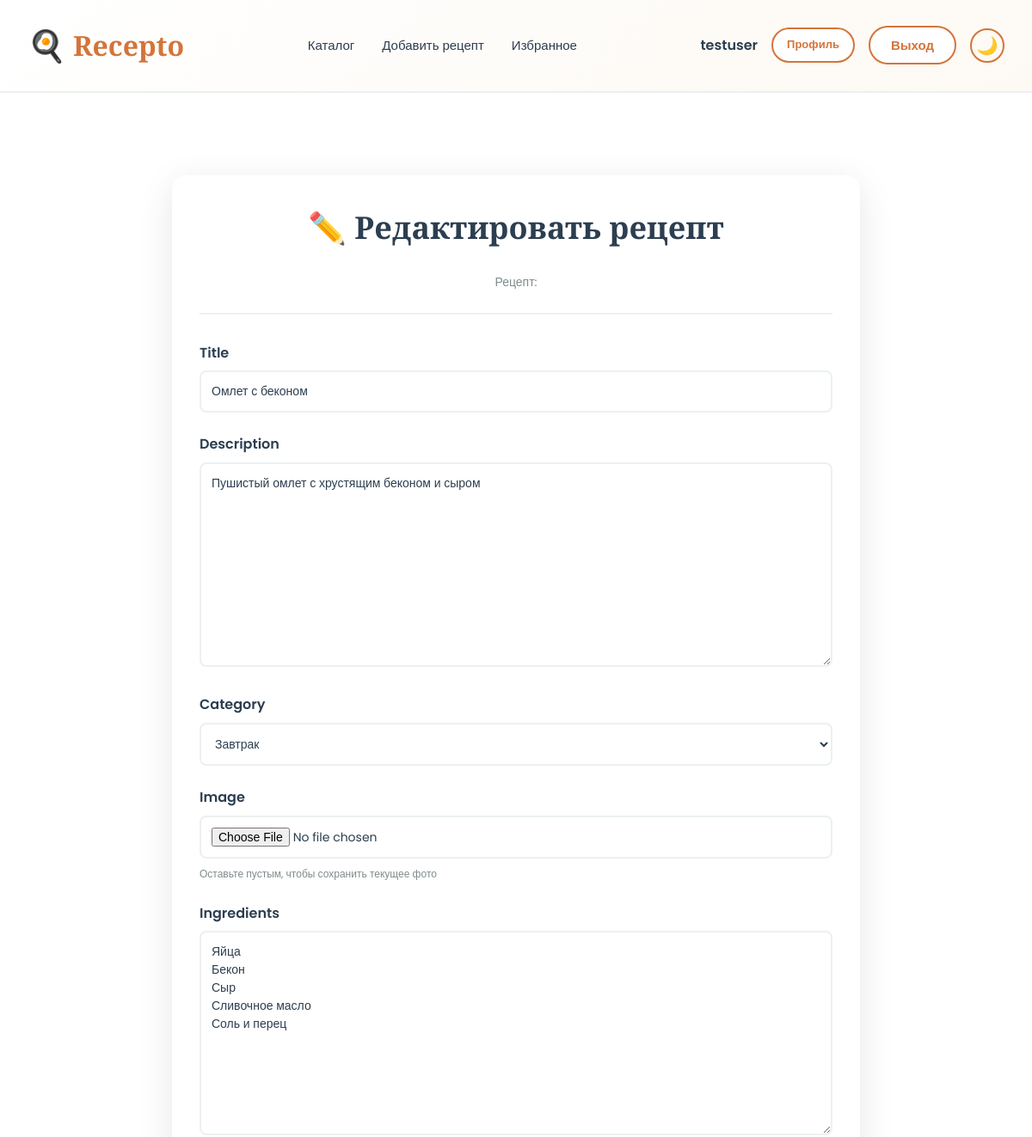
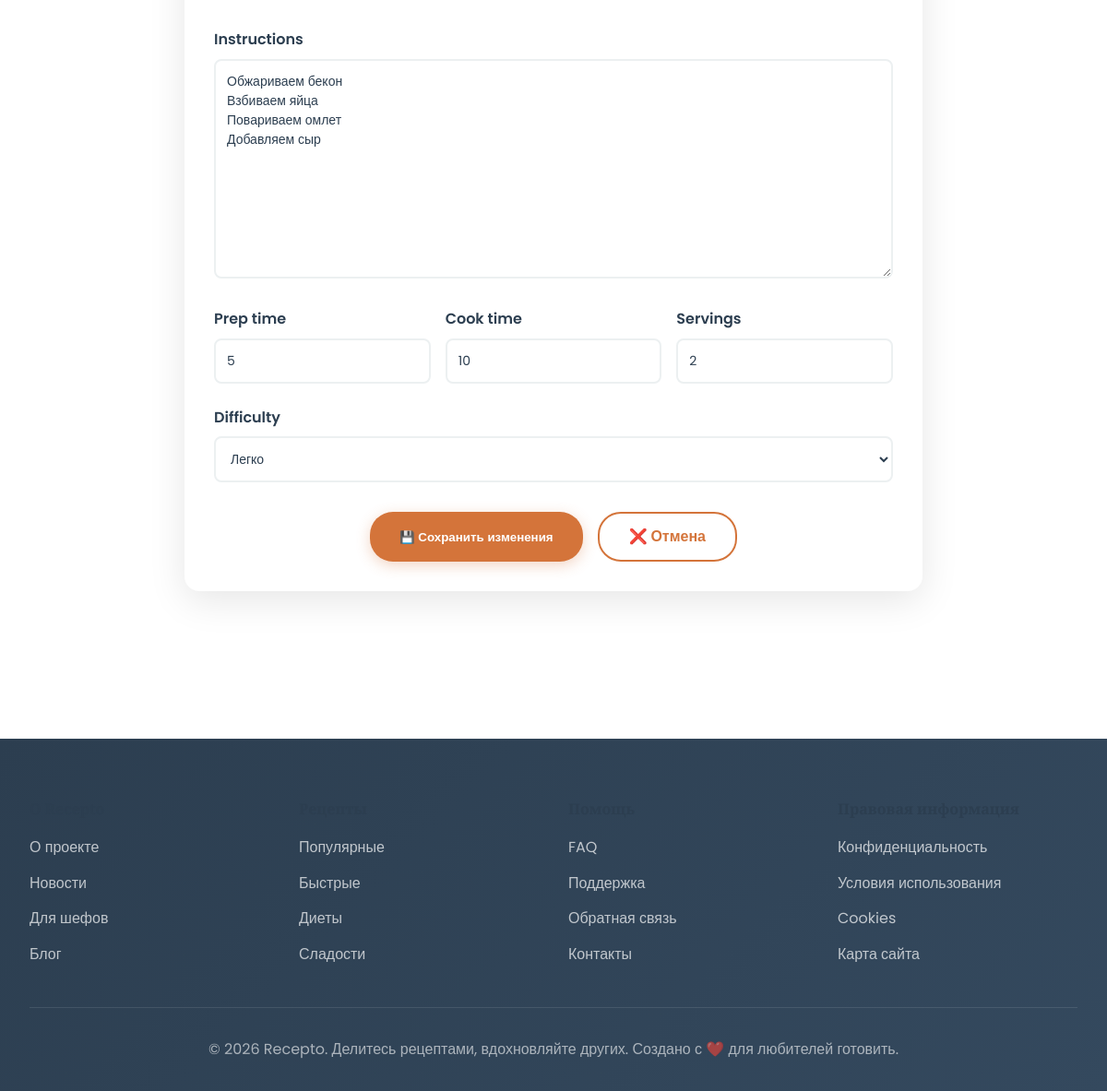
Page /recipe/3/edit/ (signed in) on the committed database (2 pictures, top to bottom).
### main/models.py (models this page shows, shortened)
class Recipe(models.Model):
    DIFFICULTY = [
        ('easy', 'Легко'),
        ('medium', 'Средне'),
        ('hard', 'Сложно'),
    ]
    CATEGORY = [
        ('breakfast', 'Завтрак'),
        ('lunch', 'Обед'),
        ('dinner', 'Ужин'),
        ('dessert', 'Десерт'),
        ('drink', 'Напиток'),
    ]
    title = models.CharField(max_length=200)
    author = models.ForeignKey(
        User,
        on_delete=models.CASCADE
    )
    description = models.TextField()
    category = models.CharField(
        max_length=20,
        choices=CATEGORY
    )
    image = models.ImageField(
        upload_to='recipes/',
        blank=True,
        null=True
    )
    ingredients = models.TextField()
    instructions = models.TextField()
    prep_time = models.IntegerField(default=0)
    cook_time = models.IntegerField(default=0)
    servings = models.IntegerField(default=1)
    difficulty = models.CharField(
        max_length=10,
        choices=DIFFICULTY,
        default='medium'
    )
    likes = models.IntegerField(default=0)
    views = models.IntegerField(default=0)
    created_at = models.DateTimeField(
        auto_now_add=True
    )

### main/views.py (the view)
# urls.py: path('recipe/<int:recipe_id>/edit/', views.edit_recipe, name='edit_recipe'),
@login_required
def edit_recipe(request, recipe_id):
    recipe = get_object_or_404(
        Recipe,
        id=recipe_id
    )
    if request.method == 'POST':
        form = RecipeForm(
            request.POST,
            request.FILES,
            instance=recipe
        )
        if form.is_valid():
            form.save()
            return redirect(
                'recipe_detail',
                recipe_id
            )
    else:
        form = RecipeForm(
            instance=recipe
        )
    return render(request, 'main/edit_recipe.html', {
        'form': form
    })

### main/forms.py
class RecipeForm(forms.ModelForm):
    class Meta:
        model = Recipe
        fields = [
            'title',
            'description',
            'category',
            'image',
            'ingredients',
            'instructions',
            'prep_time',
            'cook_time',
            'servings',
            'difficulty'
        ]

### main/templates/main/edit_recipe.html (shortened to what this page needs)
{% extends 'main/base.html' %}
{% block content %}
<section class="section">
  <div class="container">
    <div class="recipe-form-container">
      <div class="form-header">
        <h2>✏️ Редактировать рецепт</h2>
        <p>Рецепт: <strong>{{ recipe.title }}</strong></p>
      </div>
      <form method="POST" enctype="multipart/form-data">
        <div class="form-group">
          <label for="id_title">{{ form.title.label }}</label>
          {{ form.title }}
        </div>
        <div class="form-group">
          <label for="id_description">{{ form.description.label }}</label>
          {{ form.description }}
        </div>
        <div class="form-group">
          <label for="id_category">{{ form.category.label }}</label>
          {{ form.category }}
        </div>
        <div class="form-group">
          <label for="id_image">{{ form.image.label }}</label>
          {{ form.image }}
          <p style="color: var(--text-light); font-size: 12px; margin-top: 0.5rem;">Оставьте пустым, чтобы сохранить текущее фото</p>
        </div>
        <div class="form-group">
          <label for="id_ingredients">{{ form.ingredients.label }}</label>
          {{ form.ingredients }}
        </div>
        <div class="form-group">
          <label for="id_instructions">{{ form.instructions.label }}</label>
          {{ form.instructions }}
        </div>
        <div style="display: grid; grid-template-columns: repeat(3, 1fr); gap: 1rem;">
          <div class="form-group">
            <label for="id_prep_time">{{ form.prep_time.label }}</label>
            {{ form.prep_time }}
          </div>
          <div class="form-group">
            <label for="id_cook_time">{{ form.cook_time.label }}</label>
            {{ form.cook_time }}
          </div>
          <div class="form-group">
            <label for="id_servings">{{ form.servings.label }}</label>
            {{ form.servings }}
          </div>
        </div>
        <div class="form-group">
          <label for="id_difficulty">{{ form.difficulty.label }}</label>
          {{ form.difficulty }}
        </div>
        <div class="form-buttons">
          <button type="submit" class="btn-submit">💾 Сохранить изменения</button>
          <a href="{% url 'recipe_detail' recipe.id %}" class="btn-cancel" style="text-align: center; padding: 12px 32px; display: inline-block;">❌ Отмена</a>
        </div>
      </form>
    </div>
  </div>
</section>
{% endblock %}

### main/templates/main/base.html (shortened to what this page needs)
<!DOCTYPE html>
<html lang="ru">
<head>
</head>
<body>
    <nav>
        <div class="container">
            <a href="/" class="logo">Recepto</a>
            <ul>
                <li><a href="{% url 'home' %}">Каталог</a></li>
                <li><a href="{% url 'add_recipe' %}">Добавить рецепт</a></li>
                <li><a href="{% url 'favorites' %}">Избранное</a></li>
            </ul>
            <div style="display:flex;gap:1rem;align-items:center">
                {% if user.is_authenticated %}
                    <span style="font-weight:600;color:var(--text-dark)">{{ user.username }}</span>
                    <a href="{% url 'profile' %}" class="btn btn-secondary btn-sm">Профиль</a>
                    <form method="POST" action="{% url 'logout' %}" style="display:inline;margin:0;padding:0">
                        <button type="submit" class="btn btn-secondary btn-sm" style="cursor:pointer;font-weight:600;border:2px solid var(--primary);background:white;color:var(--primary);padding:0.75rem 1.5rem;border-radius:25px;font-size:15px;transition:all 0.3s ease">Выход</button>
                    </form>
                {% else %}
                    <a href="{% url 'login' %}" class="nav-btn">Вход</a>
                    <a href="{% url 'register' %}" class="btn btn-secondary btn-sm">Регистрация</a>
                {% endif %}
                <button id="theme-toggle" onclick="toggleTheme()" style="background:none;border:2px solid var(--primary);color:var(--text-dark);width:40px;height:40px;border-radius:50%;cursor:pointer;font-size:20px;display:flex;align-items:center;justify-content:center;transition:all 0.3s ease" title="Переключить тему">
                    <span id="theme-icon">🌙</span>
                </button>
            </div>
        </div>
    </nav>
    {% block content %}{% endblock %}
    <footer>
        <div class="container">
            <div class="footer-content">
                <div class="footer-column">
                    <h4>О Recepto</h4>
                    <ul>
                        <li><a href="#">О проекте</a></li>
                        <li><a href="#">Новости</a></li>
                        <li><a href="#">Для шефов</a></li>
                        <li><a href="#">Блог</a></li>
                    </ul>
                </div>
                <div class="footer-column">
                    <h4>Рецепты</h4>
                    <ul>
                        <li><a href="#">Популярные</a></li>
                        <li><a href="#">Быстрые</a></li>
                        <li><a href="#">Диеты</a></li>
                        <li><a href="#">Сладости</a></li>
                    </ul>
                </div>
                <div class="footer-column">
                    <h4>Помощь</h4>
                    <ul>
                        <li><a href="#">FAQ</a></li>
                        <li><a href="#">Поддержка</a></li>
                        <li><a href="#">Обратная связь</a></li>
                        <li><a href="#">Контакты</a></li>
                    </ul>
                </div>
                <div class="footer-column">
                    <h4>Правовая информация</h4>
                    <ul>
                        <li><a href="#">Конфиденциальность</a></li>
                        <li><a href="#">Условия использования</a></li>
                        <li><a href="#">Cookies</a></li>
                        <li><a href="#">Карта сайта</a></li>
                    </ul>
                </div>
            </div>
            <div class="footer-bottom">
                <p>&copy; 2026 Recepto. Делитесь рецептами, вдохновляйте других. Создано с ❤️ для любителей готовить.</p>
            </div>
        </div>
    </footer>
</body>
</html>

### main/templates/main/base.html (style rules this page uses)
* { margin: 0; padding: 0; box-sizing: border-box; }
:root { --primary: #d4743a; --primary-light: #e8a680; --primary-dark: #b8621f; --secondary: #2c3e50; --accent: #e74c3c; --success: #27ae60; --light: #fef5e7; --white: #ffffff; --text-dark: #2c3e50; --text-light: #7f8c8d; --border: #ecf0f1; --shadow: 0 10px 40px rgba(0, 0, 0, 0.1); --shadow-lg: 0 20px 60px rgba(212, 116, 58, 0.15); }
html { scroll-behavior: smooth; }
body { font-family: 'Poppins', sans-serif; color: var(--text-dark); background: var(--white); line-height: 1.6; transition: background-color 0.3s ease, color 0.3s ease; }
h1, h2, h3, h4, h5, h6 { font-family: 'Merriweather', serif; color: var(--text-dark); margin-bottom: 1rem; }
h2 { font-size: 36px; }
a { text-decoration: none; color: var(--primary); transition: color 0.3s ease; }
nav { position: sticky; top: 0; z-index: 100; background: linear-gradient(135deg, var(--white) 0%, #fdf9f3 100%); border-bottom: 2px solid var(--border); backdrop-filter: blur(10px); transition: background 0.3s ease, border-color 0.3s ease; }
nav .container { max-width: 1200px; margin: 0 auto; padding: 1rem 2rem; display: flex; justify-content: space-between; align-items: center; }
.logo { font-family: 'Merriweather', serif; font-size: 32px; font-weight: 700; color: var(--primary); display: flex; align-items: center; gap: 0.5rem; }
.logo::before { content: '🍳'; font-size: 36px; }
nav ul { display: flex; list-style: none; gap: 2rem; }
nav a { font-weight: 500; font-size: 15px; color: var(--text-dark); position: relative; padding: 0.5rem 0; }
nav a::after { content: ''; position: absolute; bottom: -2px; left: 0; width: 0; height: 3px; background: var(--primary); transition: width 0.3s ease; }
.container { max-width: 1200px; margin: 0 auto; padding: 0 2rem; }
.btn { padding: 12px 28px; border-radius: 25px; font-size: 15px; font-weight: 600; text-decoration: none; cursor: pointer; border: none; transition: all 0.3s ease; display: inline-block; }
.btn-secondary { background: var(--white); color: var(--primary); border: 2px solid var(--primary); }
.btn-sm { padding: 8px 16px; font-size: 13px; }
* { transition: background-color 0.3s ease, color 0.3s ease, border-color 0.3s ease; }
.section { padding: 4rem 0; }
.form-group { margin-bottom: 1.5rem; }
.form-group label { display: block; margin-bottom: 0.5rem; font-weight: 600; color: var(--text-dark); }
.form-group input, .form-group textarea, .form-group select { width: 100%; padding: 12px 16px; border: 2px solid var(--border); border-radius: 8px; font-family: 'Poppins', sans-serif; font-size: 14px; transition: all 0.3s ease; }
.form-group textarea { resize: vertical; min-height: 120px; }
footer { background: linear-gradient(135deg, #2c3e50 0%, #34495e 100%); color: white; padding: 4rem 0 2rem; margin-top: 4rem; }
.footer-content { display: grid; grid-template-columns: repeat(auto-fit, minmax(250px, 1fr)); gap: 2rem; margin-bottom: 2rem; }
.footer-column h4 { margin-bottom: 1rem; font-size: 16px; font-weight: 700; }
.footer-column ul { list-style: none; }
.footer-column a { color: rgba(255, 255, 255, 0.7); display: block; margin-bottom: 0.8rem; transition: color 0.3s ease; }
.footer-bottom { border-top: 1px solid rgba(255, 255, 255, 0.1); padding-top: 2rem; text-align: center; color: rgba(255, 255, 255, 0.6); }

### rows in the picture
Recipe: title "Омлет с беконом", description "Пушистый омлет с хрустящим беконом и сыром", category "Завтрак", ingredients "Яйца Бекон Сыр Сливочное масло Соль и перец", instructions "Обжариваем бекон Взбиваем яйца Повариваем омлет Добавляем сыр", prep_time "5", cook_time "10", servings "2", difficulty "Легко"

### other values in the picture
{{ user.username }} "testuser"
